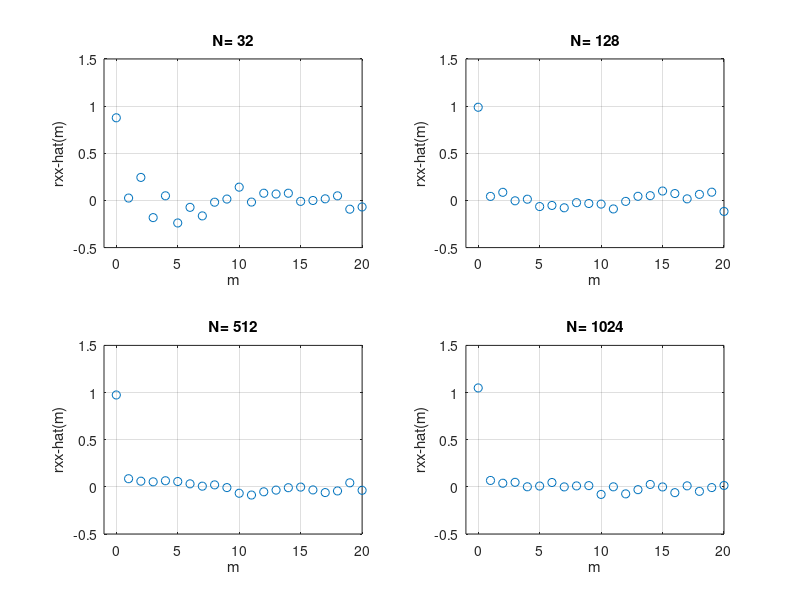

Source code (MATLAB): (Note: this script raises an error after producing the figure.)
% EE252, Adaptive DSP
% student: An Vo
% 2) Estimation of the Autocorrelation Function
% ------------------------------------------------------
clear, close all
N=1024; % N = size of all available data
x=randn(size([1:N]')); % X is WGN with zero-mean and unit varianvce
%X is WSS random process
M=21; % estimate rxx(m), 0 <= m <= M-1= 20(maximum correlation lag)

loop=0;
for N=[32 128 512 1024] % N= Number of data points taken to find autocorrelation
    loop=loop+1;
    for m=0:M-1
        rxx(m+1)=x(m+1:N)'*x(1:N-m); % Matlab indices start from 1
    end
    rxx=rxx/N; % the biased estimator
    subplot(2,2,loop), plot([0:M-1],rxx,'o'),grid
    axis([-1 M-1 -0.5 1.5]);
    xlabel('m'), ylabel('rxx-hat(m)'),
    title(sprintf('N= %d', N))
end
%title for the group of subplots.
sgtitle('Estimated autocorrelation in different block sizes') 
